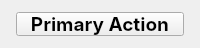
<?xml version="1.0" encoding="UTF-8"?>
<ui version="4.0">
 <class>PrimaryButton</class>
 <widget class="QWidget" name="PrimaryButton">
  <property name="geometry">
   <rect>
    <x>0</x>
    <y>0</y>
    <width>200</width>
    <height>48</height>
   </rect>
  </property>
  <property name="windowTitle">
   <string>Primary Button</string>
  </property>
  <layout class="QHBoxLayout" name="horizontalLayout">
   <property name="leftMargin">
    <number>16</number>
   </property>
   <property name="topMargin">
    <number>12</number>
   </property>
   <property name="rightMargin">
    <number>16</number>
   </property>
   <property name="bottomMargin">
    <number>12</number>
   </property>
   <item>
    <widget class="QPushButton" name="primaryButton">
     <property name="text">
      <string>Primary Action</string>
     </property>
     <property name="font">
      <font>
       <family>Inter</family>
       <pointsize>14</pointsize>
       <weight>75</weight>
       <bold>true</bold>
      </font>
     </property>
     <property name="minimumSize">
      <size>
       <width>168</width>
       <height>24</height>
      </size>
     </property>
     <property name="objectName">
      <string>primaryButton</string>
     </property>
    </widget>
   </item>
  </layout>
 </widget>
 <resources/>
 <connections/>
</ui>
